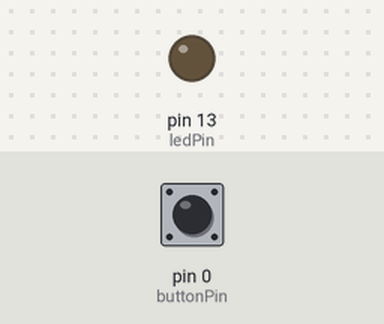
A sketch run on a simulated Arduino Uno, built with avr-gcc and run on an emulated ATmega328P. Shown: output pins drawn as LEDs (lit = HIGH). The inputs (shaded band) are chosen by the test bench; at power-on: pin 0 (buttonPin) HIGH.

Above: at 1.2 s.
1.3 s: pin 0 (buttonPin) pulled LOW for 0.15 s
At 2.7 s:
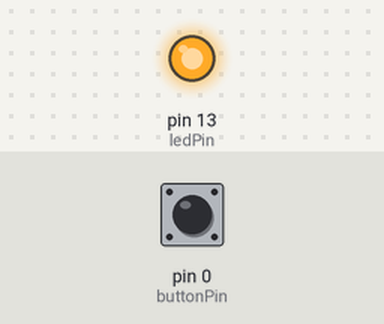
3.0 s: pin 0 (buttonPin) pulled LOW for 1 s
At 3.8 s:
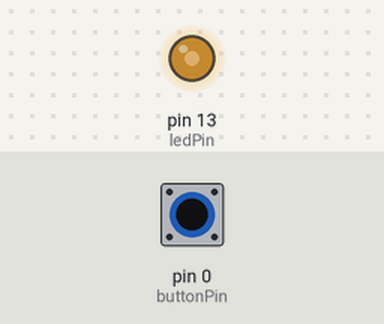
5.5 s: pin 0 (buttonPin) pulled LOW for 3.2 s
At 9.7 s:
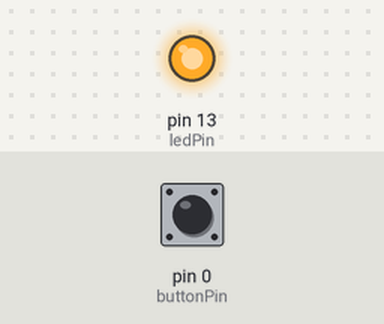
Timing chart, 0 to 11.2 s (numbered marks = the images above; inputs shaded):
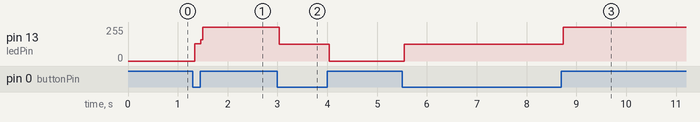

The sketch:

Button.ino
```cpp
int ledPin = 13;
int buttonPin = 0;
bool on = false;

void setup() {
  pinMode(ledPin, OUTPUT);
  pinMode(buttonPin, INPUT_PULLUP);
}
void loop() {
  if(digitalRead(buttonPin)==LOW){
    on = !on;
  }
  digitalWrite(ledPin, on);
}
```

Measured:
- after the input at 1.3 s, pin 13 (ledPin): 0/255 → 129/255 at once, → 255/255 0.12 s later
- after the input at 3.0 s, pin 13 (ledPin): 255/255 → 126/255 at once, → 0/255 1.0 s later
- after the input at 5.5 s, pin 13 (ledPin): 0/255 → 126/255 at once, → 255/255 3.2 s later
